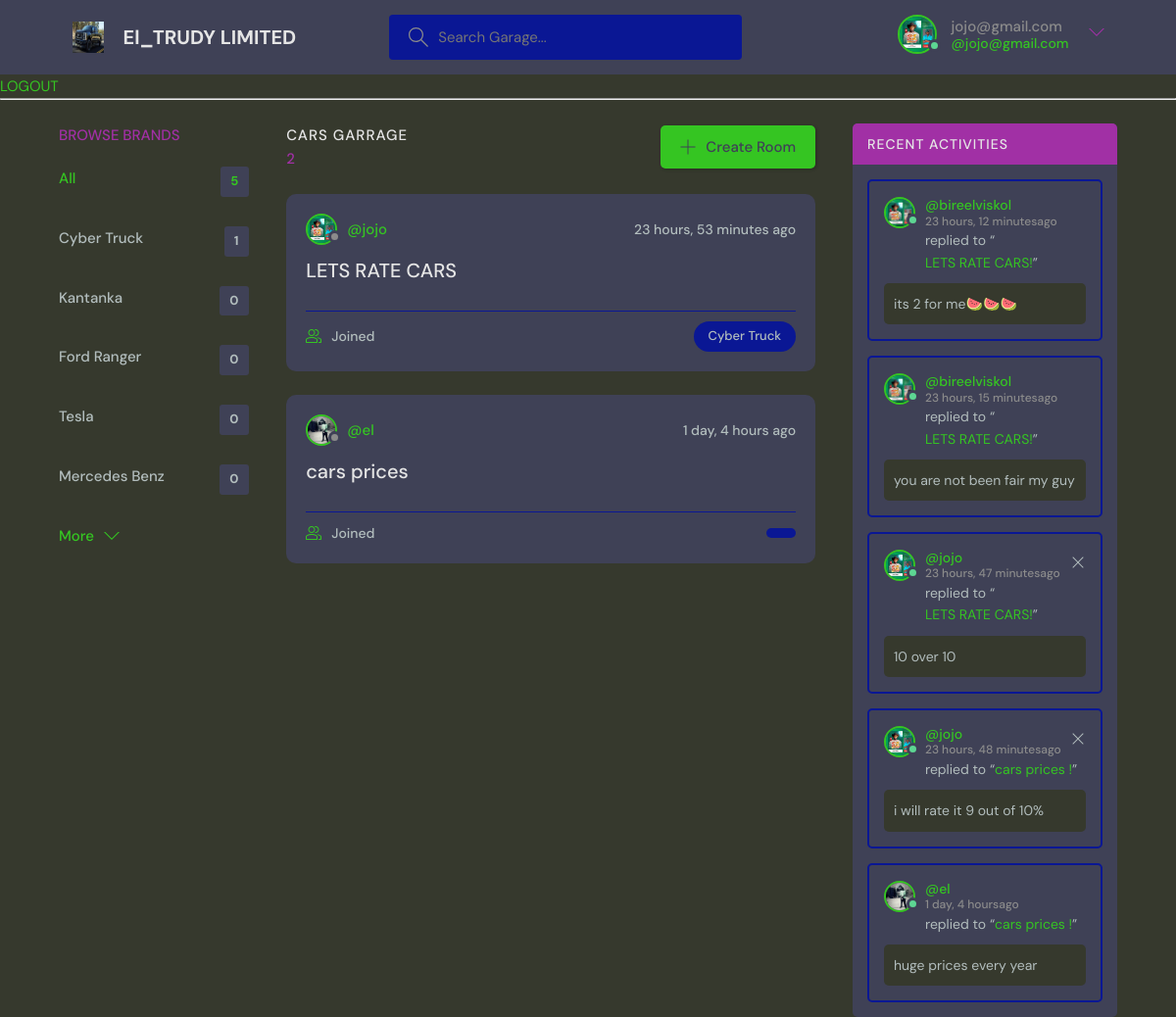
/ (signed in), run on the app's committed database.
### room/models.py (models this page shows, shortened)
class User(AbstractUser):
    name = models.CharField (max_length=200, null =True)
    email = models.EmailField(unique=True)
    bio = models.TextField( null=True)
    avatar = models.ImageField(null=True, default= "avatar.svg")
    USERNAME_FIELD = 'email'
    REQUIRED_FIELDS = []

class Topic(models.Model):
    name = models.CharField(max_length= 250)

class room(models.Model):
    host = models.ForeignKey(User, on_delete= models.SET_NULL, null= True)
    topic = models.ForeignKey(Topic, on_delete= models.SET_NULL, null=True)
    paticipants = models.ManyToManyField(User, related_name= 'paticipants', blank=True)
    name = models.CharField(max_length=100)
    description = models.TextField(null = True, blank = True)
    created = models.DateTimeField( auto_now= False, auto_now_add=True)
    updated = models.DateTimeField( auto_now= True, auto_now_add= False)
    def __str__(self):
        return self.name
    class Meta:
        ordering = ['-created','-updated']

class Message(models.Model):
    Room = models.ForeignKey(room, on_delete=
    models.CASCADE)
    user = models.ForeignKey(User, on_delete=
    models.CASCADE)
    body = models.TextField()
    created = models.DateTimeField( auto_now= False, auto_now_add=True)
    updated = models.DateTimeField( auto_now= True, auto_now_add= False)

### chat/views.py (the view)
# urls.py: 2. Add a URL to urlpatterns:  path('', views.home, name='home')
@login_required(login_url='login')
def home(request):
    q = request.GET.get('q',)
    if request.GET.get('q') != None :
        room_message = Message.objects.all().order_by("-created").filter(Q(Room__topic__name__icontains = q))
        Room = room.objects.filter(
        Q(topic__name__icontains= q) |
        Q(description__icontains=q) |
        Q(name__icontains= q))
        room_count =Room.count()
    else:
        Room = room.objects.all()
        room_count =Room.count()
        room_message = Message.objects.all().order_by("-created")
    topic = Topic.objects.all()[0:5]
    return render(request,'room/home.html', {'Room' :Room, 'topic': topic, 'room_count':room_count,'room_message' : room_message })

### room/templates/room/home.html (shortened to what this page needs)
{% extends "main.html" %}
  {% block content %}
    <main class="layout layout--3">
      <div class="container">
{% include "room/topics_components.html" %}
        <div class="roomList">
          <div class="roomList__header">
            <div>
              <h2>Cars Garrage</h2>
              <p>{{room_count}}</p>
            </div>
            <a class="btn btn--main" href="{% url 'create_room'%}">
              <svg version="1.1" xmlns="http://www.w3.org/2000/svg" width="32" height="32" viewBox="0 0 32 32">
                <title>add</title>
                <path
                  d="M16.943 0.943h-1.885v14.115h-14.115v1.885h14.115v14.115h1.885v-14.115h14.115v-1.885h-14.115v-14.115z"
                ></path>
              </svg>
              Create Room
            </a>
          </div>
         {% include "room/feed.html" %}
        </div>
        {% include "room/activity2.html" %}
      </div>
    </main>
    {% endblock  %}

### templates/navbar.html (shortened to what this page needs)
{% load static %}
<header class="header header--loggedIn">
    <div class="container">
      <a href="{% url 'home'%}" class="header__logo">
        <img src="{% static 'images/icons/ford.jpeg'%}" />
        <h1>El_TRUDY LIMITED</h1>
      </a>
      <form class="header__search" method = 'GET' action = "{% url 'home'%}">
        <label>
          <input name="q" placeholder="Search Garage..." />
        </label>
      </form>
      <nav class="header__menu">
        {% if request.user.is_authenticated %}
        <div class="header__user">
          <a href="{% url 'edit_user'%}">
            <div class="avatar avatar--medium active">
              <img src="{{request.user.avatar.url}}" />
            </div>
            <p>{{request.user}} <span>@{{request.user}}</span></p>
          </a>
          <button class="dropdown-button">
            <svg version="1.1" xmlns="http://www.w3.org/2000/svg" width="32" height="32" viewBox="0 0 32 32">
              <title>chevron-down</title>
              <path d="M16 21l-13-13h-3l16 16 16-16h-3l-13 13z"></path>
            </svg>
          </button>
        </div>
        {% else %}
         <a href="{% url 'login' %}">
          <img src="{% static 'images/avatar.svg' %}" />
          <p>Login</p>
        </a>
        {% endif %}
      </nav>
    </div>
  </header>
{% if request.user.is_authenticated %}
<a href="{% url 'logout' %}">LOGOUT</a>
{%else%}
<a href="{% url 'login'%}">LOGIN</a>
{% endif %}
<hr>

### room/templates/room/topics_components.html
<div class="topics">
  <div class="topics__header">
    <h2>Browse Brands</h2>
  </div>
  <ul class="topics__list">
    <li>
      <a href="{% url 'home' %}" class="active">All <span>{{topic.count}}</span></a>
    </li>
    {% for topics in topic  %}
    <li>
      <a href="{% url 'home' %}?q={{topics.name}}"> {{topics.name}} <span>{{topics.room_set.all.count}}</span></a>
    </li>
    {% endfor %}
  </ul>
  <a class="btn btn--link" href="{% url 'topic_page'%}">
    More
    <svg version="1.1" xmlns="http://www.w3.org/2000/svg" width="32" height="32" viewBox="0 0 32 32">
      <title>chevron-down</title>
      <path d="M16 21l-13-13h-3l16 16 16-16h-3l-13 13z"></path>
    </svg>
  </a>
</div>

### room/templates/room/feed.html (shortened to what this page needs)
{% for rooms in Room  %}
<div class="roomListRoom">
  <div class="roomListRoom__header">
    {% if rooms.host.id %}
    <a href="{% url 'profile' rooms.host.id%}" class="roomListRoom__author">
      {% endif %}
      <div class="avatar avatar--small">
        <img src="{{rooms.host.avatar.url}}" />
      </div>
      <span>@{{rooms.host.username}}</span>
    </a>
    <div class="roomListRoom__actions">
      <span>{{rooms.created|timesince}} ago</span>
    </div>
  </div>
  <div class="roomListRoom__content">
    <a href="{% url 'room' rooms.id %}">{{ rooms.name}}</a>
  </div>
  <div class="roomListRoom__meta">
    <a href="{% url 'room' rooms.id %}" class="roomListRoom__joined"</a>
      {{rooms.paticpants.all.count}} Joined
    </a>
    <p class="roomListRoom__topic">{{rooms.topic.name}}</p>
  </div>
</div>
{% endfor %}

### room/templates/room/activity2.html
 <div class ='activities'>
    <div class= 'activities__header'>
      <h2>Recent Activities</h2>
    </div>
    {% for message in room_message  %}
            <div class="activities__box">
              <div class="activities__boxHeader roomListRoom__header">
                <a href="{% url 'profile' message.user.id %}" class="roomListRoom__author">
                  <div class="avatar avatar--small active">
                    <img src="{{message.user.avatar.url}}" />
                  </div>
                  <p>
                    @{{message.user.username}}
                    <span>{{message.created|timesince}}ago</span>
                  </p>
                </a>
                {% if request.user == message.user%}
                <div class="roomListRoom__actions">
                  <a href="{% url 'delete_message' message.id%}">
                    <svg version="1.1" xmlns="http://www.w3.org/2000/svg" width="32" height="32" viewBox="0 0 32 32">
                      <title>remove</title>
                      <path
                        d="M27.314 6.019l-1.333-1.333-9.98 9.981-9.981-9.981-1.333 1.333 9.981 9.981-9.981 9.98 1.333 1.333 9.981-9.98 9.98 9.98 1.333-1.333-9.98-9.98 9.98-9.981z"
                      ></path>
                    </svg>
                  </a>
                </div>
                  {% endif %}
              </div>
              <div class="activities__boxContent">
                <p>replied to {{message.user.topic}} “<a href="{% url 'room' message.Room.id%}">{{message.Room}}!</a>”</p>
                <div class="activities__boxRoomContent">
                  {{message.body}}
                </div>
            </div>
            </div>
            {% endfor %}
   </div>

### data on the page
User: user.avatar (picture), user "jojo@gmail.com"
Topic: name "Cyber Truck", room_set.all.count "1"
Topic: name "Kantanka", room_set.all.count "0"
Topic: name "Ford Ranger", room_set.all.count "0"
Topic: name "Tesla", room_set.all.count "0"
Topic: name "Mercedes Benz", room_set.all.count "0"
room: host.avatar (picture), host.username "jojo", created "23 hours, 53 minutes", name "LETS RATE CARS", topic.name "Cyber Truck"
room: host.avatar (picture), host.username "el", created "1 day, 4 hours", name "cars prices"
Message: user.avatar (picture), user.username "bireelviskol", created "23 hours, 12 minutes", Room "LETS RATE CARS", body "its 2 for me🍉🍉🍉"
Message: user.avatar (picture), user.username "bireelviskol", created "23 hours, 15 minutes", Room "LETS RATE CARS", body "you are not been fair my guy"
Message: user.avatar (picture), user.username "jojo", created "23 hours, 47 minutes", Room "LETS RATE CARS", body "10 over 10"
Message: user.avatar (picture), user.username "jojo", created "23 hours, 48 minutes", Room "cars prices", body "i will rate it 9 out of 10%"
Message: user.avatar (picture), user.username "el", created "1 day, 4 hours", Room "cars prices", body "huge prices every year"

### other printed values
{{ topic.count }} "5"
{{ room_count }} "2"
